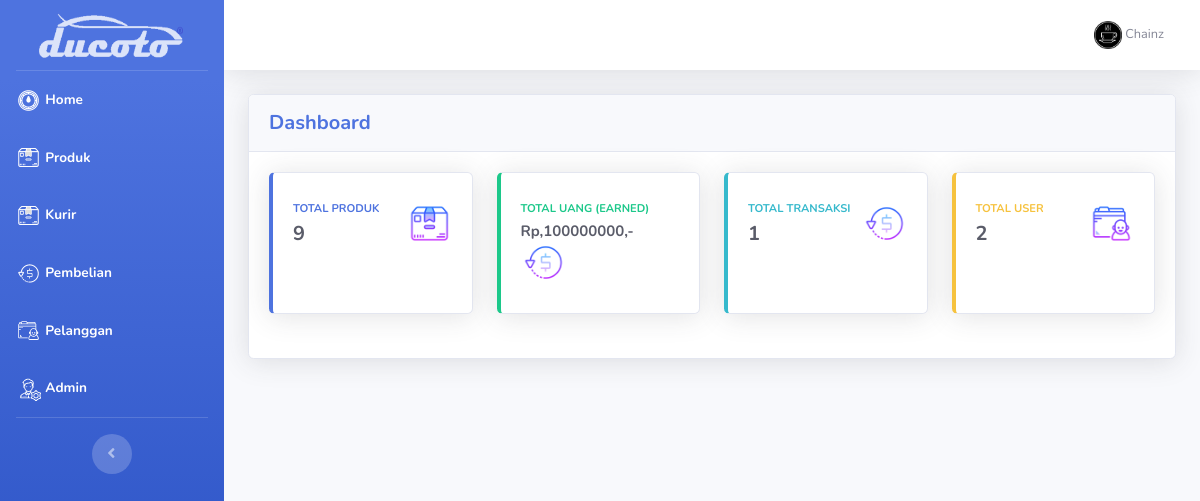
Page /admin/index.php (signed in) on the earlier database version.
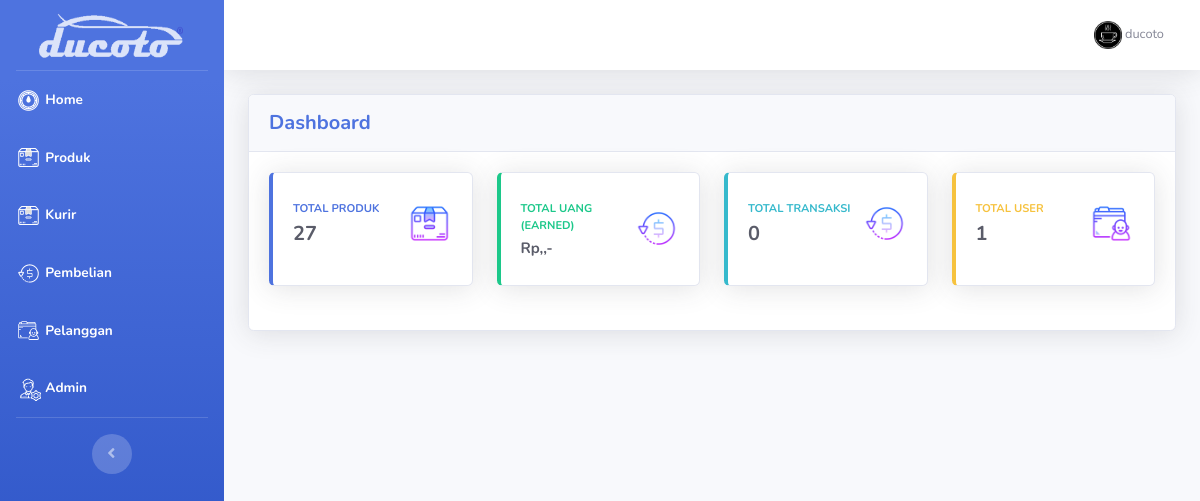
Same page on the later database version.
### tables this page shows
CREATE TABLE `pembelian` (
  `id_pembelian` int(11) NOT NULL,
  `id_pelanggan` int(11) NOT NULL,
  `id_ongkir` int(11) NOT NULL,
  `tanggal_pembelian` date NOT NULL,
  `total_pembelian` varchar(100) NOT NULL,
  `status_pembelian` varchar(100) NOT NULL DEFAULT 'purchased',
  `nama_kurir` varchar(255) NOT NULL,
  `tarif` varchar(255) NOT NULL
);

### admin/home.php (the view)
<div class="card shadow mb-4">
  <div class="card-header py-3">
    <h5 class="m-0 font-weight-bold text-primary">Dashboard</h5>
  </div>
  <div class="card-body">
    <div class="row">
      <div class="col-xl-3 col-md-6 mb-4">
        <div class="card border-left-primary shadow h-100 py-2">
          <div class="card-body">
            <div class="row no-gutters align-items-center">
              <div class="col mr-2">
                <div class="text-xs font-weight-bold text-primary text-uppercase mb-1">Total Produk</div>
                  <?php $ambil=$koneksi->query("SELECT count(*) AS total FROM produk"); ?>
                  <?php $pecah = $ambil->fetch_assoc(); ?>
                  <div class="h5 mb-0 font-weight-bold text-gray-800"><?php echo $pecah['total']; ?></div>
                </div>
                <div class="col-auto">
                <img src="../admin/icon/product.png" style="width:45px;height:45px;">
                </div>
              </div>
            </div>
          </div>
        </div>
      <div class="col-xl-3 col-md-6 mb-4">
        <div class="card border-left-success shadow h-100 py-2">
          <div class="card-body">
            <div class="row no-gutters align-items-center">
              <div class="col mr-2">
                  <div class="text-xs font-weight-bold text-success text-uppercase mb-1">Total Uang (Earned)</div>
                  <?php $ambil=$koneksi->query("SELECT * FROM pembelian WHERE total_pembelian=total_pembelian"); ?>
                  <?php $pecah = $ambil->fetch_assoc(); ?>
                  <div class="h5 mb-0 font-weight-bold text-gray-800"
                  style="font-size:15px;">Rp,<?php echo $pecah['total_pembelian']; ?>,-</div>
                </div>
                <div class="col-auto">
                <img src="../admin/icon/transaction.png" style="width:45px;height:45px;">
                </div>
              </div>
            </div>
          </div>
        </div>
        <div class="col-xl-3 col-md-6 mb-4">
          <div class="card border-left-info shadow h-100 py-2">
            <div class="card-body">
              <div class="row no-gutters align-items-center">
                <div class="col mr-2">
                  <div class="text-xs font-weight-bold text-info text-uppercase mb-1">Total Transaksi</div>
                  <div class="row no-gutters align-items-center">
                  <div class="col-auto">
                  <?php $ambil=$koneksi->query("SELECT count(*) AS total FROM pembelian"); ?>
                  <?php $pecah = $ambil->fetch_assoc(); ?>
                  <div class="h5 mb-0 font-weight-bold text-gray-800"><?php echo $pecah['total']; ?></div>
                  </div>
                  </div>
                  </div>
                <div class="col-auto">
                <img src="../admin/icon/transaction.png" style="width:45px;height:45px;">
                </div>
              </div>
            </div>
          </div>
        </div>
        <div class="col-xl-3 col-md-6 mb-4">
          <div class="card border-left-warning shadow h-100 py-2">
            <div class="card-body">
              <div class="row no-gutters align-items-center">
                <div class="col mr-2">
                  <div class="text-xs font-weight-bold text-warning text-uppercase mb-1">Total User</div>
                    <?php $ambil=$koneksi->query("SELECT count(*) AS total FROM pelanggan"); ?>
                    <?php $pecah = $ambil->fetch_assoc(); ?>
                    <div class="h5 mb-0 font-weight-bold text-gray-800"><?php echo $pecah['total']; ?></div>
                  </div>
                  <div class="col-auto">
                  <img src="../admin/icon/user.png" style="width:45px;height:45px;">
                  </div>
                </div>
              </div>
            </div>
          </div>
        </div>
      </div>
    </div>
  </div>
</div>

### admin/index.php (shortened to what the changed rows need)
<?php
$koneksi = new mysqli("localhost","root","","ducoto");
?>
<!DOCTYPE html>
<html lang="en">
<head>
  <link href="vendor/fontawesome-free/css/all.min.css" rel="stylesheet" type="text/css">
  <link href="css/sb-admin-2.min.css" rel="stylesheet">
</head>
<body id="page-top">
  <div id="wrapper">
    <div id="content-wrapper" class="d-flex flex-column">
      <div id="content">
        <nav class="navbar navbar-expand navbar-light bg-white topbar mb-4 static-top shadow">
          <ul class="navbar-nav ml-auto">
            <li class="nav-item dropdown no-arrow">
              <a class="nav-link dropdown-toggle" href="#" id="userDropdown" role="button" data-toggle="dropdown" aria-haspopup="true" aria-expanded="false">
                <span class="mr-2 d-none d-lg-inline text-gray-600 small">
                <img src="../admin/icon/profile.png" width="28">
                <?php echo $_SESSION["admin"]['nama_lengkap'] ?></span>
              </a>
            </li>
          </ul>
        </nav>
        <div class="container-fluid">
          <div>
            <?php
            if (isset($_GET['halaman']))
            {
              if ($_GET['halaman']=="produk")
              {
                include 'produk.php';
              }
              if ($_GET['halaman']=="ongkir")
              {
                include 'ongkir.php';
              }
              elseif ($_GET['halaman']=="pembelian")
              {
                include 'pembelian.php';
              }
              elseif ($_GET['halaman']=="pelanggan")
              {
                include 'pelanggan.php';
              }
              elseif ($_GET['halaman']=="admin")
              {
                include 'admin.php';
              }
              elseif ($_GET['halaman']=="adminprofile")
              {
                include 'adminprofile.php';
              }
              elseif ($_GET['halaman']=="detailpembelian")
              {
                include 'detailpembelian.php';
              }
              elseif ($_GET['halaman']=="detailproduk")
              {
                include 'detailproduk.php';
              }
              elseif ($_GET['halaman']=="tambahproduk")
              {
                include 'tambahproduk.php';
              }
              elseif ($_GET['halaman']=="tambahongkir")
              {
                include 'tambahongkir.php';
              }
              elseif ($_GET['halaman']=="tambahadmin")
              {
                include 'tambahadmin.php';
              }
              elseif ($_GET['halaman']=="hapusproduk")
              {
                include 'hapusproduk.php';
              }
              elseif ($_GET['halaman']=="hapusongkir")
              {
                include 'hapusongkir.php';
              }
              elseif ($_GET['halaman']=="hapuspelanggan")
              {
                include 'hapuspelanggan.php';
              }
              elseif ($_GET['halaman']=="hapuspembelian")
              {
                include 'hapuspembelian.php';
              }
              elseif ($_GET['halaman']=="hapusadmin")
              {
                include 'hapusadmin.php';
              }
              elseif ($_GET['halaman']=="ubahproduk")
              {
                include 'ubahproduk.php';
              }
              elseif ($_GET['halaman']=="ubahongkir")
              {
                include 'ubahongkir.php';
              }
              elseif ($_GET['halaman']=="ubahadmin")
              {
                include 'ubahadmin.php';
              }
              elseif ($_GET['halaman']=="logout")
              {
                include 'logout.php';
              }
            }
            else
            {
              include 'home.php';
            }
            ?>
          </div>
</body>
</html>

Differences in the rows shown:
removed pembelian: total_pembelian "100000000"
Other differences:
$_SESSION["admin"]['nama_lengkap']: "Chainz" → "ducoto"
$pecah['total']: "9" → "27"
$pecah['total']: "1" → "0"
$pecah['total']: "2" → "1"
